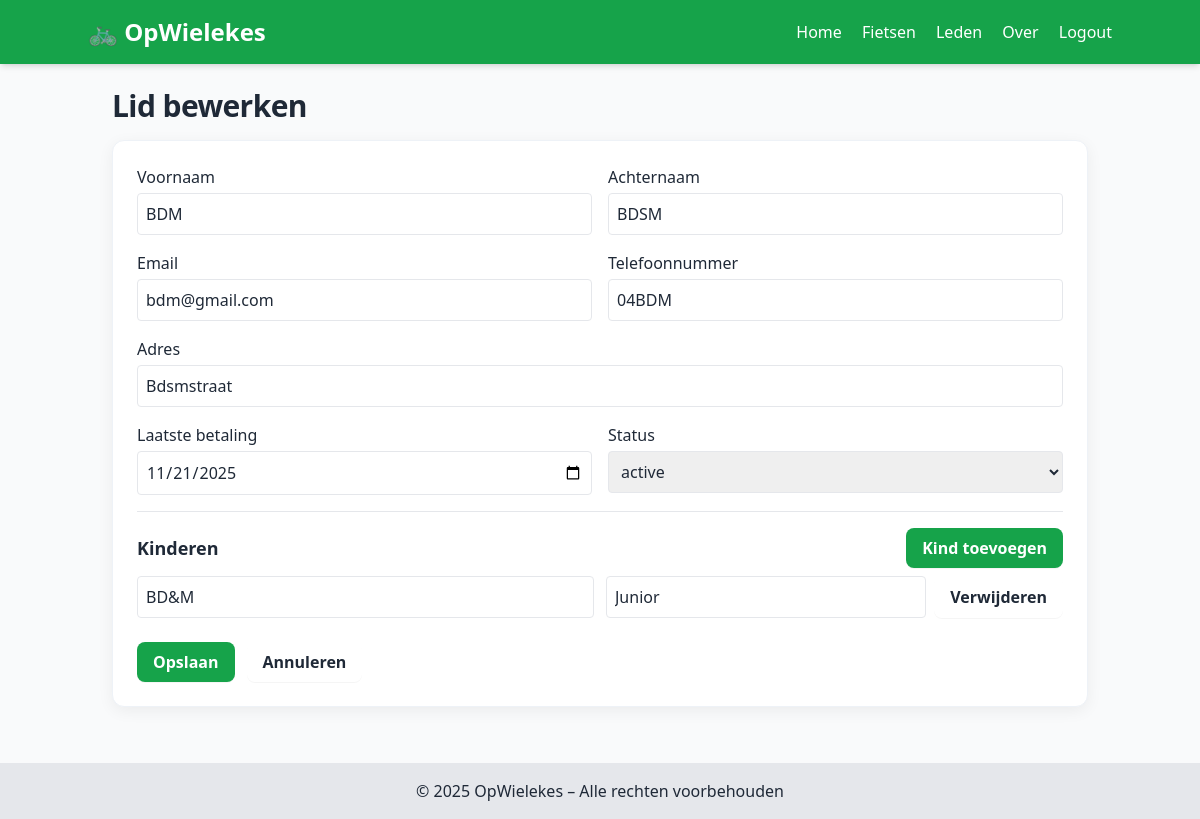
The app's page /members/7b1d4f64-06df-4dd6-b488-e43bbdc3f00a/edit (signed in) with its own data.
### models.py (models this page shows)
class Member(db.Model):
    __tablename__ = 'member'
    member_id = db.Column(db.String, primary_key=True, default=gen_uuid)
    created_at = db.Column(db.DateTime, default=datetime.utcnow)
    first_name = db.Column(db.String(100), nullable=False)
    last_name = db.Column(db.String(100), nullable=False)
    email = db.Column(db.String(120))
    phone = db.Column(db.String(30))
    address = db.Column(db.String(255))
    last_payment = db.Column(db.Date)
    status = db.Column(db.String(20), default='active')  # active | inactive | paused
    children = db.relationship('Child', backref='member', cascade='all, delete-orphan', lazy=True)

class Child(db.Model):
    __tablename__ = 'child'
    child_id = db.Column(db.String, primary_key=True, default=gen_uuid)
    member_id = db.Column(db.String, db.ForeignKey('member.member_id'), nullable=False)
    first_name = db.Column(db.String(100), nullable=False)
    last_name = db.Column(db.String(100), nullable=False)

### routes.py (the view)
    def wrapper(*args, **kwargs):
        if not session.get('user_id'):
            return redirect(url_for('main.login'))
        return view(*args, **kwargs)

### routes.py (called while the page is built, shortened)
def login_required(view):
    def wrapper(*args, **kwargs):
        if not session.get('user_id'):
            return redirect(url_for('main.login'))
        return view(*args, **kwargs)
    wrapper.__name__ = view.__name__
    return wrapper

@main.route('/members/<member_id>/edit', methods=['GET', 'POST'])
@login_required
def members_edit(member_id):
    member = Member.query.get_or_404(member_id)
    return render_template('member_form.html', mode='edit', member=member)

### templates/member_form.html (shortened to what this page needs)
{% extends "base.html" %}
{% block content %}
<h2 class="section-title text-2xl md:text-3xl font-semibold mb-4">{{ 'Nieuw lid' if mode == 'new' else 'Lid bewerken' }}</h2>
<form method="POST" class="card p-6 space-y-4">
  <div class="grid grid-cols-1 md:grid-cols-2 gap-4">
    <div>
      <label class="block mb-1 font-medium">Voornaam</label>
      <input name="first_name" type="text" class="border w-full rounded p-2 focus:outline-none focus:ring-2 focus:ring-green-200" value="{{ member.first_name if member else '' }}" required>
    </div>
    <div>
      <label class="block mb-1 font-medium">Achternaam</label>
      <input name="last_name" type="text" class="border w-full rounded p-2 focus:outline-none focus:ring-2 focus:ring-green-200" value="{{ member.last_name if member else '' }}" required>
    </div>
    <div>
      <label class="block mb-1 font-medium">Email</label>
      <input name="email" type="email" class="border w-full rounded p-2 focus:outline-none focus:ring-2 focus:ring-green-200" value="{{ member.email if member else '' }}">
    </div>
    <div>
      <label class="block mb-1 font-medium">Telefoonnummer</label>
      <input name="phone" type="text" class="border w-full rounded p-2 focus:outline-none focus:ring-2 focus:ring-green-200" value="{{ member.phone if member else '' }}">
    </div>
    <div class="md:col-span-2">
      <label class="block mb-1 font-medium">Adres</label>
      <input name="address" type="text" class="border w-full rounded p-2 focus:outline-none focus:ring-2 focus:ring-green-200" value="{{ member.address if member else '' }}">
    </div>
    <div>
      <label class="block mb-1 font-medium">Laatste betaling</label>
      <input name="last_payment" type="date" class="border w-full rounded p-2 focus:outline-none focus:ring-2 focus:ring-green-200" value="{{ member.last_payment.strftime('%Y-%m-%d') if member and member.last_payment else '' }}">
    </div>
    <div>
      <label class="block mb-1 font-medium">Status</label>
      <select name="status" class="border w-full rounded p-2 focus:outline-none focus:ring-2 focus:ring-green-200">
        {% set st = (member.status if member else 'active') %}
        <option value="active" {{ 'selected' if st=='active' else '' }}>active</option>
      </select>
    </div>
  </div>
  <div class="pt-4 border-t">
    <div class="flex items-center justify-between mb-2">
      <h3 class="text-lg font-semibold">Kinderen</h3>
      <button type="button" id="add-child" class="btn btn-primary">Kind toevoegen</button>
    </div>
  <div id="children-list" class="space-y-3">
      {% if member and member.children %}
        {% for c in member.children %}
        <div class="grid grid-cols-1 md:grid-cols-2 gap-3 items-center">
          <input name="child_first_name[]" placeholder="Voornaam" class="border w-full rounded p-2 focus:outline-none focus:ring-2 focus:ring-green-200" value="{{ c.first_name }}">
          <div class="flex gap-2">
            <input name="child_last_name[]" placeholder="Achternaam" class="flex-1 border rounded p-2 focus:outline-none focus:ring-2 focus:ring-green-200" value="{{ c.last_name }}">
            <button type="button" class="btn remove-child">Verwijderen</button>
          </div>
        </div>
        {% endfor %}
      {% endif %}
    </div>
  </div>
  <div class="flex items-center gap-3 pt-2">
    <button class="btn btn-primary">{{ 'Aanmaken' if mode == 'new' else 'Opslaan' }}</button>
    <a class="btn" href="{{ url_for('main.members_list') }}">Annuleren</a>
  </div>
</form>
{% endblock %}

### static/css/styles.css (style rules this page uses)
:root { --brand: #16a34a; --brand-700: #15803d; --ink: #1f2937; --muted: #6b7280; --ring: rgba(22, 163, 74, 0.25); }
* { -webkit-tap-highlight-color: transparent; }
html { scroll-behavior: smooth; }
body { color: var(--ink); }
.card { background: #fff; border: 1px solid #eef2f7; border-radius: 0.75rem; box-shadow: 0 4px 16px rgba(2, 6, 23, 0.06); overflow: hidden; transition: transform 220ms ease, box-shadow 220ms ease, border-color 220ms ease; }
.btn { display: inline-flex; align-items: center; justify-content: center; gap: 0.5rem; padding: 0.5rem 1rem; border-radius: 0.5rem; font-weight: 600; transition: background-color 180ms ease, color 180ms ease, box-shadow 180ms ease, transform 120ms ease; box-shadow: 0 1px 0 rgba(0,0,0,0.04); }
.btn-primary { color: #fff; background: var(--brand); }
.section-title { letter-spacing: -0.02em; }

### records on screen
Member: first_name "BDM", last_name "BDSM", email "bdm@gmail.com", phone "04BDM", address "Bdsmstraat", last_payment "11/21/2025"
Child: first_name "BD&M", last_name "Junior"

### other values on screen
{{ 'Nieuw lid' if mode == 'new' else 'Lid bewerken' }} "Lid bewerken"
{{ 'Aanmaken' if mode == 'new' else 'Opslaan' }} "Opslaan"
